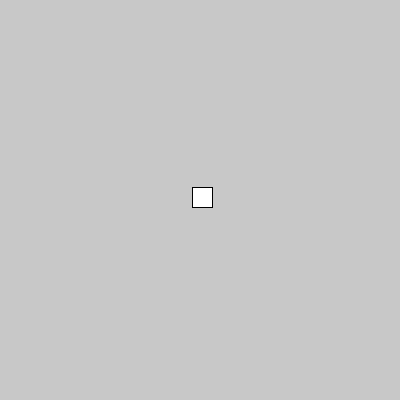
Frame 1 (no input)
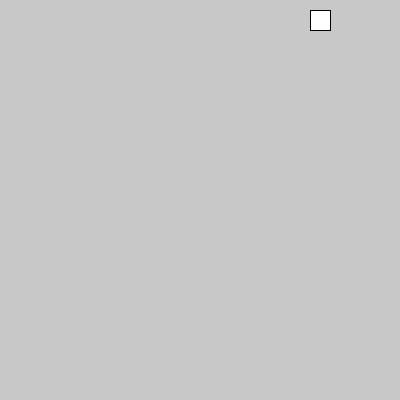
Frame 60 (the mouse pressed at the canvas centre just before this capture)
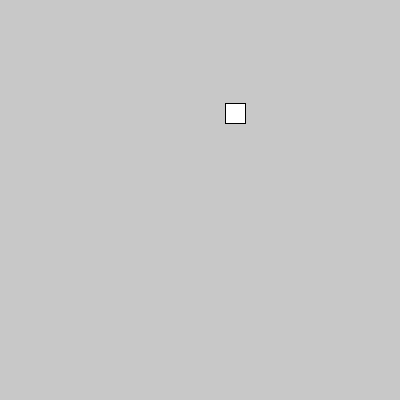
Frame 120 (the mouse held since frame 60 and released just before this capture)

The Processing sketch that drew these frames (run headless with seeded random() and noise(); from frame 60 on, the mouse is pressed at the canvas centre):

// Processing sketch: SquareBounce
// ── SquareBounce.pde
// SquareBounce
//
// A rectangle bounces around the screen
// using simple physics & edge detection.
//
// Dan Wilcox danomatika.com 2015

// vectors contain an x, y, & z value
PVector pos; // current position
PVector vel; // current velocity

void setup() {
  size(400, 400);
  
  // create and set default vals
  pos = new PVector(width/2, height/2);
  vel = new PVector(2, -3);
  
  rectMode(CENTER);
  frameRate(60);
}

void draw() {
  background(200);
  
  // move the position each frame
  pos.add(vel); // pos = pos + vel
  
  // simple edge collision detection
  if(pos.x < 0) { // horz edges
    pos.x = 0;
    vel.x = -vel.x; // turn around 
  }
  if(pos.x > width) {
    pos.x = width;
    vel.x = -vel.x; // turn around
  }
  if(pos.y < 0) { // vert edges
    pos.y = 0;
    vel.y = -vel.y; // turn around
  }
  if(pos.y > height) {
    pos.y = height;
    vel.y = -vel.y; // turn around 
  }
  
  // draw the rect
  rect(pos.x, pos.y, 20, 20);
}

// reset current pos to the mouse pos and choose
// a random vel
void mousePressed() {
  pos.x = mouseX;
  pos.y = mouseY;
  vel.x = random(-2, 2);
  vel.y = random(-3, 3);
}
